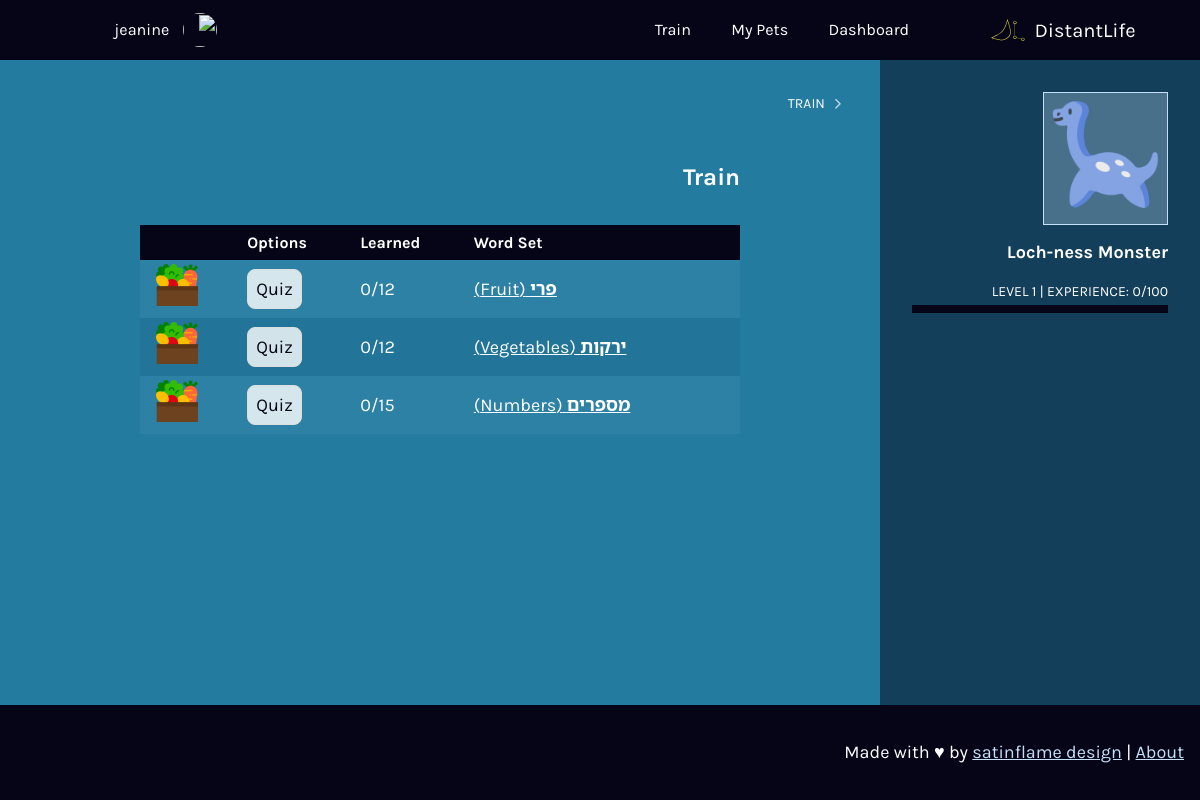
The page /train (signed in) on the database its author committed.
### tables this page shows
CREATE TABLE `users` (
  `id` integer,
  `username` varchar(255) NOT NULL,
  `full_name` varchar(255),
  `password` hash,
  `email` varchar(255),
  `created_at` timestamp,
  `last_login` timestamp,
  `preferred_lang` integer,
  `learning_lang` integer, `active_pet_id` integer, roles int,
  PRIMARY KEY(id)
);

CREATE TABLE `words` (
  `id` integer,
  `wordstr` varchar(255),
  `audiopath` varchar(255),
  `language_id` integer,
  `type` integer, pronunciation varchar, `imgsrc_id` id,
  PRIMARY KEY(id)
);

CREATE TABLE `word_sets` (
  `id` integer,
  `imgsrc` varchar(255), language_id integer, `set_name_word_id` id,
  PRIMARY KEY(id)
);

### application.py (the view)
@app.route("/train")
@login_required
def train():
    role = get_role()
    sets = get_sets()
    return render_template("train.html", sets=sets, role=role)

### application.py (called while the page is built)
@app.after_request
def after_request(response):
    response.headers["Cache-Control"] = "no-cache, no-store, must-revalidate"
    response.headers["Expires"] = 0
    response.headers["Pragma"] = "no-cache"
    return response

### helpers.py (called while the page is built)
def login_required(f):
    @wraps(f)
    def decorated_function(*args, **kwargs):
        print("===============")
        print(session_get_int("user_id"))
        if session_get_int("user_id") is None:
            return redirect("/login")
        return f(*args, **kwargs)
    return decorated_function

def get_word_translation(word_id, orig_lang='', trans_lang=''):
  if (orig_lang == ''):
    orig_lang = session.get('language')['preferred']
  if (trans_lang == ''):
    trans_lang = session.get('language')['learning']
  translation = db.execute("SELECT wordstr FROM words where id = (SELECT word_translation.trans_word FROM words JOIN word_translation ON word_translation.orig_word = words.id WHERE words.id = ? AND word_translation.trans_lang = ? AND word_translation.orig_lang = ?)",
  word_id, orig_lang, trans_lang)
  return translation[0]['wordstr']

def get_role():
  print('get_role')
  rolesqry = db.execute("SELECT roles FROM users WHERE id =  ?", session_get_int('user_id'))
  print(rolesqry)
  role = rolesqry[0]['roles']
  return role

def session_get_int(key):
  if session.get(key) is not None:
    return int(session.get(key))
  else:
    return None

### templates/train.html (shortened to what this page needs)
{% extends "layout.html" %}
{% block main %}
<header>
  <div class="main-options">
    <h1>{{title_s}}</h1>
  </div>
</header>
<table class="table-responsive-stack">
  <thead>
    <tr>
      <th class="table-icon">
      </th>
      <th>{{ _('Word Set') }}</th>
      <th>{{ _('Learned') }}</th>
      <th>{{ _('Options') }}</th>
      <th><span class="sr-only">{{ _('Icon') }}</span></th>
   </tr>
  </thead>
  <tbody>
    {% for set in sets %}
     <tr>
        <td class="table-icon">
        </td>
        <td><a href="/train/set/?s={{set.id}}"> <strong>{{set.translation}}</strong> ({{set.set_name}})</a></td>
        <td>0/{{set.totalcount}}</td>
        <td>
          <form method="post" action="/quiz/set/">
            <input type="submit" value="{{ _('Quiz') }}" />
          </form>
        </td>
        <td>
          <img src="{{ url_for('static', filename=set.imgsrc) }}" alt="{{set.set_name}}">
        </td>
     </tr>
     {% endfor %}
  </tbody>
</table>
{% endblock %}

### templates/global/header.html (shortened to what this page needs)
<header class="header">
  <div class="container">
    <div class="menu-container">
      <div class="menu-logo">
        <h1><a class="logo" href="/"><img src="{{ url_for('static', filename='logos/distantlife-logo.svg') }}" height="28" width="140"
              alt="Distant Life" /></a></h1>
      </div>
      <nav id="siteMenu" role="menu" aria-labelledby="menubutton">
        <ul class="list-unstyled list-inline">
          {% if session.get("user_id") %}
          <li><a href="/">{{ _('Dashboard') }}</a></li>
          <li><a href="/pets">{{ _('My Pets') }}</a></li>
          <li><a href="/train">{{ _('Train') }}</a></li>
          {% endif %}
        </ul>
        <ul class="list-unstyled list-inline">
          {% if session.get("user_id") %}
            <li class="menu-user"><a href="/users/{{session['user_id']}}">{{ session['username'] }}
              <img alt="" src="https://www.satinflame.com/img/icons/apple-touch-icon.png" width="34" height="34" class="rounded-circle">
            </a></li>
            <li class="has-dropdown"><a class="hide-md" href="#" aria-haspopup="true">
            </a>
            </li>
          {% else %}
            <li><a href="/signup">{{ _('Sign Up') }}</a></li>
            <li><a href="/login">{{ _('Login') }}</a></li>
          {% endif %}
        </ul>
      </nav>
    </div>
  </div>
</header>

### static/proj04.css (style rules this page uses)
.breadcrumb li,.breadcrumb ol,.element-options,.element-options li.has-dropdown ul.dropdown,.list-unstyled { list-style:none;padding-left:0 }
.list-inline li { display:inline }
input { background:#fff;border:1px solid #ddd;font-family:Karla,Noto Sans Hebrew,sans-serif;font-size:18px;padding:8px }
form { width:100% }
.menu-container { align-items:center;display:flex;flex-direction:column }
@media (min-width:992px) { .menu-container { flex-direction:row } }
.menu-container h1 { line-height:0;margin:0 }
.menu-container .menu-logo { align-items:center;display:flex;justify-content:space-between;padding:16px;text-align:left;width:100% }
@media (min-width:992px) { .menu-container .menu-logo { width:auto } }
.menu-container nav { background-color:#fff;display:flex;flex-direction:column;flex-grow:1;padding:0 8px;width:100% }
@media (min-width:992px) { .menu-container nav { align-items:center;flex-direction:row;justify-content:space-between } }
.menu-container nav ul { margin:0 }
.menu-container nav ul li a { display:block }
@media (min-width:992px) { .menu-container nav ul li a { display:inline-block } }
.menu-container nav a:not(.btn) { padding:9px 18px;text-decoration:none }
table { border-collapse:collapse }
img { height:auto;max-width:100%;width:auto }
.main-container,.sub-footer-container,footer.footer,header.header { display:flex;flex-direction:column;padding:16px;width:100% }
header.header { align-items:center;flex-direction:row;min-height:60px;padding:0 }
@media (min-width:992px) { header.header .container { padding:0 } }
.main-options { align-items:center;display:flex;flex-direction:row;justify-content:space-between;margin-bottom:16px }
.hide-md { display:none!important }
@media (min-width:992px) { .hide-md { display:inline-block!important } }
.menu-container nav { background-color:transparent }
.menu-container nav a:not(.btn) { color:#fff;font-size:16.2px;font-weight:400 }
.menu-container nav li { position:relative }
.menu-container nav .menu-user a { padding-right:58px;position:relative }
.menu-container nav .menu-user a .rounded-circle { position:absolute;right:10px;top:6px }
@media (min-width:768px) { .menu-container { padding-left:48px;padding-right:48px } }
.menu-container .menu-logo { padding:15px 16px }
.menu-container .rounded-circle { font-size:10px;height:34px;width:34px }
.rounded-circle { border-radius:50%!important }
body { background-color:#247ba0 }
footer.footer,header.header { background-color:#050517 }
a { color:#c4e0f9 }
.secondary-main h1,.secondary-main h2 { font-size:18px;margin-bottom:0 }
.secondary-main h1 { font-size:24px }
body { align-items:center;display:flex;flex-direction:column;justify-content:center;margin:0;min-height:100vh;padding:0 }
* { box-sizing:border-box }
.container { margin:0 auto;max-width:1440px;width:100% }
.theme-inversed a:not(.btn),.theme-inversed dl,.theme-inversed h1,.theme-inversed h2,.theme-inversed h3,.theme-inversed h4,.theme-inversed h5,.theme-inversed h6,.theme-inversed ol,.theme-inversed p,.theme-inversed ul { color:#fff }
body { font-family:Karla,Noto Sans Hebrew,sans-serif;font-size:18px;font-weight:400;line-height:27px }
.h1,h1 { font-size:67.5px }
.h1,.h2,h1,h2 { color:#fff;font-family:Karla,Noto Sans Hebrew,sans-serif;font-weight:700;line-height:1.3;margin-bottom:32px;margin-top:0 }
input { background-color:hsla(0,0%,100%,.8);border-radius:8px }
button,input[type=submit],option,select { cursor:pointer }
input { color:#050517 }
table { margin-bottom:32px;margin-top:32px;width:100% }
tbody td,tbody th,thead td,thead th { color:#fff;padding:4px 16px;text-align:left }
@media (min-width:768px) { tbody td.table-icon,tbody th.table-icon,thead td.table-icon,thead th.table-icon { text-align:center;width:50px } }
thead th { background-color:#050517;font-size:1rem }
tbody tr td { background-color:rgba(5,5,23,.05) }
tbody tr:nth-child(odd) td { background-color:rgba(196,224,249,.05) }

### rows shown on the page
users: username "jeanine"
words: translation "פרי"
words: set_name "Fruit"
word_sets: imgsrc (picture)
words: translation "ירקות"
words: set_name "Vegetables"
word_sets: imgsrc (picture)
words: translation "מספרים"
words: set_name "Numbers"
word_sets: imgsrc (picture)

### other values the page prints
{{ title_s }} "TRAIN"
{{ title_s }} "Train"
{{ set.totalcount }} "12" "12" "15"
{{ session["active_pet"]["name"] }} "Loch-ness Monster"
{{ level }} "1"
{{ percent }} "0"
